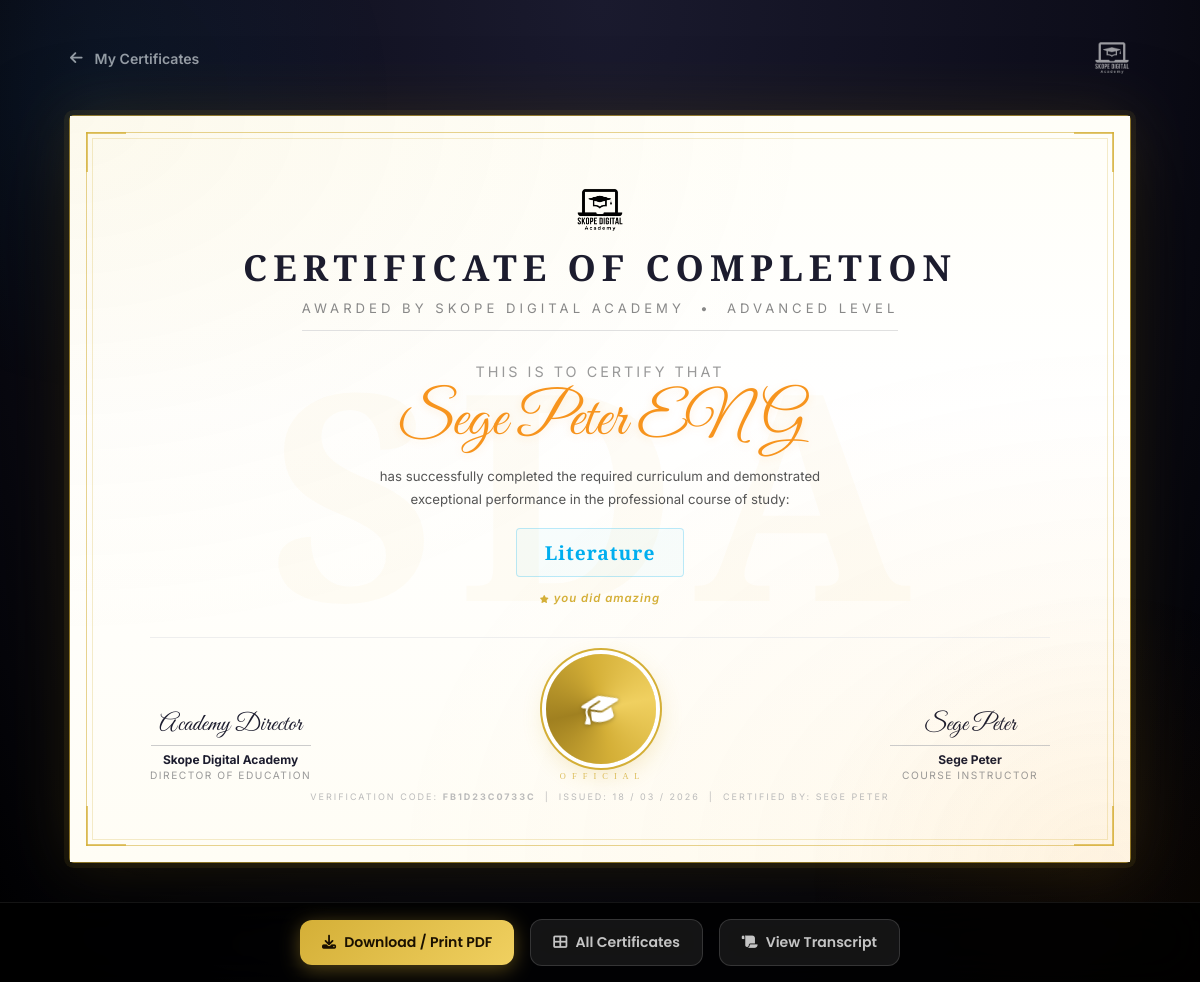
The app's page /student/view-certificate.php?id=2 (signed in) with its own data.
### tables this page shows
CREATE TABLE `certificates` (
  `id` int(11) NOT NULL AUTO_INCREMENT,
  `student_id` int(11) NOT NULL,
  `course_id` int(11) NOT NULL,
  `certificate_url` varchar(500) DEFAULT NULL,
  `verification_code` varchar(50) DEFAULT NULL,
  `issued_at` datetime DEFAULT current_timestamp(),
  `issued_by` int(11) DEFAULT NULL,
  `issued_by_role` enum('admin','tutor','system') DEFAULT 'system',
  `notes` text DEFAULT NULL,
  `status` enum('pending','approved','revoked') DEFAULT 'approved',
  PRIMARY KEY (`id`),
  UNIQUE KEY `verification_code` (`verification_code`),
  KEY `student_id` (`student_id`),
  KEY `course_id` (`course_id`),
  KEY `fk_cert_issuer` (`issued_by`),
  CONSTRAINT `certificates_ibfk_1` FOREIGN KEY (`student_id`) REFERENCES `users` (`id`) ON DELETE CASCADE,
  CONSTRAINT `certificates_ibfk_2` FOREIGN KEY (`course_id`) REFERENCES `courses` (`id`) ON DELETE CASCADE,
  CONSTRAINT `fk_cert_issuer` FOREIGN KEY (`issued_by`) REFERENCES `users` (`id`) ON DELETE SET NULL
);

CREATE TABLE `courses` (
  `id` int(11) NOT NULL AUTO_INCREMENT,
  `tutor_id` int(11) NOT NULL,
  `category_id` int(11) DEFAULT NULL,
  `title` varchar(255) NOT NULL,
  `slug` varchar(280) DEFAULT NULL,
  `description` text DEFAULT NULL,
  `level` enum('beginner','intermediate','advanced') DEFAULT 'beginner',
  `price` decimal(10,2) DEFAULT 0.00,
  `thumbnail` varchar(255) DEFAULT NULL,
  `preview_video` varchar(255) DEFAULT NULL,
  `status` enum('draft','pending','published','archived') DEFAULT 'draft',
  `duration_hours` decimal(5,1) DEFAULT 0.0,
  `total_lessons` int(11) DEFAULT 0,
  `enrolled_count` int(11) DEFAULT 0,
  `avg_rating` decimal(3,2) DEFAULT 0.00,
  `created_at` datetime DEFAULT current_timestamp(),
  PRIMARY KEY (`id`),
  KEY `tutor_id` (`tutor_id`),
  KEY `category_id` (`category_id`)
);

CREATE TABLE `users` (
  `id` int(11) NOT NULL AUTO_INCREMENT,
  `name` varchar(150) NOT NULL,
  `email` varchar(191) NOT NULL,
  `password` varchar(255) NOT NULL,
  `role` enum('admin','tutor','student') NOT NULL DEFAULT 'student',
  `admission_number` varchar(50) DEFAULT NULL,
  `phone` varchar(20) DEFAULT NULL,
  `avatar` varchar(255) DEFAULT NULL,
  `bio` text DEFAULT NULL,
  `dob` date DEFAULT NULL,
  `gender` enum('male','female','other') DEFAULT NULL,
  `county` varchar(100) DEFAULT NULL,
  `nationality` varchar(100) DEFAULT 'Kenyan',
  `national_id` varchar(50) DEFAULT NULL,
  `education_level` varchar(100) DEFAULT NULL,
  `id_document` varchar(255) DEFAULT NULL,
  `referral_code` varchar(50) DEFAULT NULL,
  `referred_by` int(11) DEFAULT NULL,
  `status` enum('active','pending','suspended') NOT NULL DEFAULT 'pending',
  `email_verified` tinyint(1) DEFAULT 0,
  `points` int(11) DEFAULT 0,
  `merit_coins` decimal(15,2) DEFAULT 0.00,
  `created_at` datetime DEFAULT current_timestamp(),
  `last_login` datetime DEFAULT NULL,
  PRIMARY KEY (`id`),
  UNIQUE KEY `email` (`email`),
  UNIQUE KEY `referral_code` (`referral_code`),
  UNIQUE KEY `national_id` (`national_id`),
  UNIQUE KEY `admission_number` (`admission_number`),
  KEY `fk_referred_by` (`referred_by`),
  CONSTRAINT `fk_referred_by` FOREIGN KEY (`referred_by`) REFERENCES `users` (`id`) ON DELETE SET NULL
);

### includes/auth.php (called while the page is built, shortened)
<?php
function currentUser(): array {
    return [
        'id'            => $_SESSION['user_id'] ?? null,
        'name'          => $_SESSION['user_name'] ?? '',
        'email'         => $_SESSION['user_email'] ?? '',
        'role'          => $_SESSION['role'] ?? '',
        'avatar'        => $_SESSION['avatar'] ?? null,
        'referral_code' => $_SESSION['referral_code'] ?? '',
        'status'        => $_SESSION['status'] ?? 'pending',
    ];
}

### student/view-certificate.php (the view, shortened to what this page needs)
<?php
require_once __DIR__ . '/../includes/db.php';
require_once __DIR__ . '/../includes/auth.php';
$currentUser = currentUser();
$cid = (int)($_GET['id'] ?? 0);
try {
    $stmt = $pdo->prepare("
        SELECT c.*,
               co.title    AS course_title,
               co.duration_hours,
               co.level    AS course_level,
               tu.name     AS tutor_name,
               s.name      AS student_name,
               iss.name    AS issued_by_name,
               c.issued_by_role,
               c.notes     AS cert_notes
        FROM   certificates c
        JOIN   courses co ON c.course_id  = co.id
        JOIN   users   tu ON co.tutor_id  = tu.id
        JOIN   users   s  ON c.student_id = s.id
        LEFT JOIN users iss ON c.issued_by = iss.id
        WHERE  c.id = ?
        LIMIT  1
    ");
    $stmt->execute([$cid]);
    $cert = $stmt->fetch();
} catch (Exception $e) {
    error_log($e->getMessage());
    header('Location: certificates.php');
    exit;
}
$backLink = match($currentUser['role']) {
    'admin'  => '/Skope Digital Academy/admin/certificates.php',
    'tutor'  => '/Skope Digital Academy/tutor/students.php',
    default  => '/Skope Digital Academy/student/certificates.php',
};
?>
<!DOCTYPE html>
<html lang="en">
<head>
<link rel="stylesheet" href="https://cdnjs.cloudflare.com/ajax/libs/font-awesome/6.5.1/css/all.min.css">
</head>
<body>
<nav class="cert-nav">
    <a href="<?= $backLink ?>" class="nav-brand">
        <i class="fas fa-arrow-left"></i>
        <?= $currentUser['role'] === 'student' ? 'My Certificates' : 'Back' ?>
    </a>
    <div class="nav-actions">
        <img src="../assets/images/Skope Digital  logo.png" style="height:36px;filter:brightness(0) invert(1);opacity:0.6;" alt="SDA">
    </div>
</nav>
<div class="diploma-outer" id="diploma">
    <div class="diploma-wrap">
        <div class="diploma-border"></div>
        <div class="diploma-border-inner"></div>
        <div class="corner tl"></div>
        <div class="corner tr"></div>
        <div class="corner bl"></div>
        <div class="corner br"></div>
        <div class="diploma-content">
            <div class="dc-top">
                <img src="../assets/images/Skope Digital  logo.png" class="dc-logo" alt="Skope Digital Academy" onerror="this.style.display='none'">
                <div class="dc-title">Certificate of Completion</div>
                <div class="dc-subtitle">Awarded by Skope Digital Academy &nbsp;•&nbsp; <?= ucfirst($cert['course_level'] ?? 'Professional') ?> Level</div>
            </div>
            <div class="dc-mid">
                <div class="dc-certify">This is to certify that</div>
                <div class="dc-name"><?= htmlspecialchars($cert['student_name']) ?></div>
                <div class="dc-body">
                    has successfully completed the required curriculum and demonstrated<br>
                    exceptional performance in the professional course of study:
                </div>
                <div class="dc-course"><?= htmlspecialchars($cert['course_title']) ?></div>
                <?php if (!empty($cert['cert_notes'])): ?>
                <div class="dc-notes"><i class="fas fa-star" style="font-size:0.7em;margin-right:4px;"></i><?= htmlspecialchars($cert['cert_notes']) ?></div>
                <?php endif; ?>
            </div>
            <div class="dc-footer">
                <div class="sign-block">
                    <div class="sign-script">Academy Director</div>
                    <div class="sign-rule"></div>
                    <div class="sign-name">Skope Digital Academy</div>
                    <div class="sign-role">Director of Education</div>
                </div>
                <div style="display:flex;flex-direction:column;align-items:center;gap:8px;">
                    <div class="diploma-seal">
                        <i class="fas fa-graduation-cap"></i>
                    </div>
                    <div style="font-family:'Cinzel',serif;font-size:clamp(0.45rem,0.7vw,0.58rem);color:var(--gold);text-align:center;letter-spacing:2px;text-transform:uppercase;opacity:0.8;">O F F I C I A L</div>
                </div>
                <div class="sign-block">
                    <div class="sign-script"><?= htmlspecialchars($cert['tutor_name']) ?></div>
                    <div class="sign-rule"></div>
                    <div class="sign-name"><?= htmlspecialchars($cert['tutor_name']) ?></div>
                    <div class="sign-role">Course Instructor</div>
                </div>
            </div>
            <div class="dc-code">
                Verification Code: <strong><?= $cert['verification_code'] ?></strong>
                &nbsp;|&nbsp; Issued: <?= date('d / m / Y', strtotime($cert['issued_at'])) ?>
                <?php if (!empty($cert['issued_by_name'])): ?>
                &nbsp;|&nbsp; Certified by: <?= htmlspecialchars($cert['issued_by_name']) ?>
                <?php endif; ?>
            </div>
        </div>
    </div>
</div>
<div class="cert-actions" id="certActions">
    <button onclick="window.print()" class="btn btn-gold">
        <i class="fas fa-download"></i> Download / Print PDF
    </button>
    <a href="<?= $backLink ?>" class="btn btn-ghost">
        <i class="fas fa-th-large"></i>
        <?= $currentUser['role'] === 'student' ? 'All Certificates' : 'Back' ?>
    </a>
    <?php if ($currentUser['role'] === 'student'): ?>
    <a href="transcript.php" class="btn btn-ghost">
        <i class="fas fa-scroll"></i> View Transcript
    </a>
    <?php endif; ?>
</div>
</body>
</html>

### records on screen
certificates: course.level "ADVANCED", student.name "Sege Peter ENG", course.title "Literature", notes "you did amazing", issued_by.name "Sege Peter", verification_code "FB1D23C0733C", issued_at "18 / 03 / 2026", issued_by.name "SEGE PETER"
